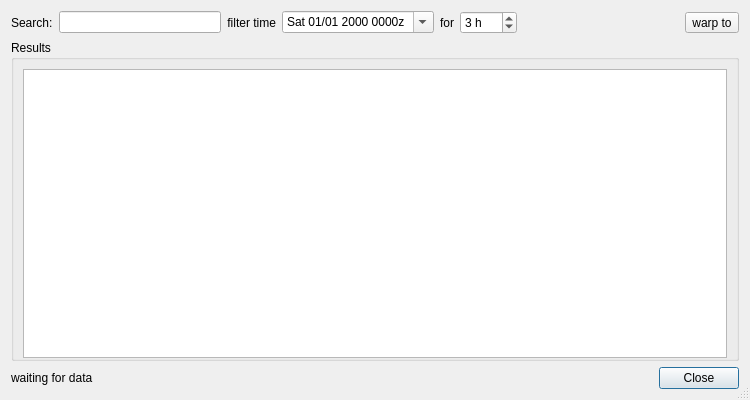
<?xml version="1.0" encoding="UTF-8"?>
<ui version="4.0">
 <class>BookedAtcDialog</class>
 <widget class="QDialog" name="BookedAtcDialog">
  <property name="geometry">
   <rect>
    <x>0</x>
    <y>0</y>
    <width>750</width>
    <height>400</height>
   </rect>
  </property>
  <property name="windowTitle">
   <string>Booked ATC</string>
  </property>
  <property name="windowIcon">
   <iconset>
    <normaloff>:/icons/qutescoop.png</normaloff>:/icons/qutescoop.png</iconset>
  </property>
  <property name="sizeGripEnabled">
   <bool>true</bool>
  </property>
  <layout class="QVBoxLayout" name="verticalLayout">
   <item>
    <layout class="QGridLayout" name="gridLayout">
     <item row="0" column="1">
      <widget class="QLineEdit" name="editFilter">
       <property name="toolTip">
        <string>Filter by login or name. Wildcards (*, ?) &quot;Regular Expressions&quot; allowed.</string>
       </property>
      </widget>
     </item>
     <item row="0" column="0">
      <widget class="QLabel" name="label">
       <property name="text">
        <string>Search:</string>
       </property>
       <property name="buddy">
        <cstring>editFilter</cstring>
       </property>
      </widget>
     </item>
     <item row="0" column="3">
      <widget class="QLabel" name="label_2">
       <property name="text">
        <string>filter time</string>
       </property>
       <property name="alignment">
        <set>Qt::AlignRight|Qt::AlignTrailing|Qt::AlignVCenter</set>
       </property>
      </widget>
     </item>
     <item row="0" column="5">
      <widget class="QLabel" name="label_3">
       <property name="text">
        <string>for</string>
       </property>
       <property name="buddy">
        <cstring>spinHours</cstring>
       </property>
      </widget>
     </item>
     <item row="0" column="6">
      <widget class="QSpinBox" name="spinHours">
       <property name="toolTip">
        <string>Extend the filter by &lt;this value&gt;.</string>
       </property>
       <property name="specialValueText">
        <string>ever</string>
       </property>
       <property name="accelerated">
        <bool>true</bool>
       </property>
       <property name="suffix">
        <string> h</string>
       </property>
       <property name="maximum">
        <number>120</number>
       </property>
       <property name="value">
        <number>3</number>
       </property>
      </widget>
     </item>
     <item row="0" column="7">
      <spacer name="horizontalSpacer_2">
       <property name="orientation">
        <enum>Qt::Horizontal</enum>
       </property>
       <property name="sizeHint" stdset="0">
        <size>
         <width>40</width>
         <height>20</height>
        </size>
       </property>
      </spacer>
     </item>
     <item row="0" column="8">
      <widget class="QToolButton" name="tbPredict">
       <property name="toolTip">
        <string>Use this filter time as a starting point for Time Warp. Time Warp shows all bookings on the mapglobe.</string>
       </property>
       <property name="text">
        <string>warp to</string>
       </property>
       <property name="icon">
        <iconset>
         <normaloff>:/icons/images/timewarp16.png</normaloff>:/icons/images/timewarp16.png</iconset>
       </property>
       <property name="toolButtonStyle">
        <enum>Qt::ToolButtonTextBesideIcon</enum>
       </property>
      </widget>
     </item>
     <item row="0" column="4">
      <widget class="QDateTimeEdit" name="dateTimeFilter">
       <property name="styleSheet">
        <string notr="true">* {
  padding-right: 5px;
}</string>
       </property>
       <property name="wrapping">
        <bool>true</bool>
       </property>
       <property name="displayFormat">
        <string>ddd MM/dd yyyy HHmm'z'</string>
       </property>
       <property name="calendarPopup">
        <bool>true</bool>
       </property>
       <property name="timeSpec">
        <enum>Qt::UTC</enum>
       </property>
      </widget>
     </item>
    </layout>
   </item>
   <item>
    <widget class="QGroupBox" name="boxResults">
     <property name="title">
      <string>Results</string>
     </property>
     <layout class="QVBoxLayout" name="verticalLayout_2">
      <property name="bottomMargin">
       <number>0</number>
      </property>
      <item>
       <widget class="QTreeView" name="treeBookedAtc">
        <property name="rootIsDecorated">
         <bool>false</bool>
        </property>
        <property name="uniformRowHeights">
         <bool>true</bool>
        </property>
        <property name="sortingEnabled">
         <bool>true</bool>
        </property>
       </widget>
      </item>
     </layout>
    </widget>
   </item>
   <item>
    <layout class="QHBoxLayout" name="horizontalLayout">
     <item>
      <widget class="QLabel" name="lblStatusInfo">
       <property name="text">
        <string>waiting for data</string>
       </property>
      </widget>
     </item>
     <item>
      <spacer name="horizontalSpacer_3">
       <property name="orientation">
        <enum>Qt::Horizontal</enum>
       </property>
       <property name="sizeHint" stdset="0">
        <size>
         <width>40</width>
         <height>20</height>
        </size>
       </property>
      </spacer>
     </item>
     <item>
      <widget class="QDialogButtonBox" name="buttonBox">
       <property name="standardButtons">
        <set>QDialogButtonBox::Close</set>
       </property>
      </widget>
     </item>
    </layout>
   </item>
  </layout>
 </widget>
 <resources/>
 <connections>
  <connection>
   <sender>buttonBox</sender>
   <signal>clicked(QAbstractButton*)</signal>
   <receiver>BookedAtcDialog</receiver>
   <slot>close()</slot>
   <hints>
    <hint type="sourcelabel">
     <x>557</x>
     <y>439</y>
    </hint>
    <hint type="destinationlabel">
     <x>602</x>
     <y>392</y>
    </hint>
   </hints>
  </connection>
 </connections>
</ui>
